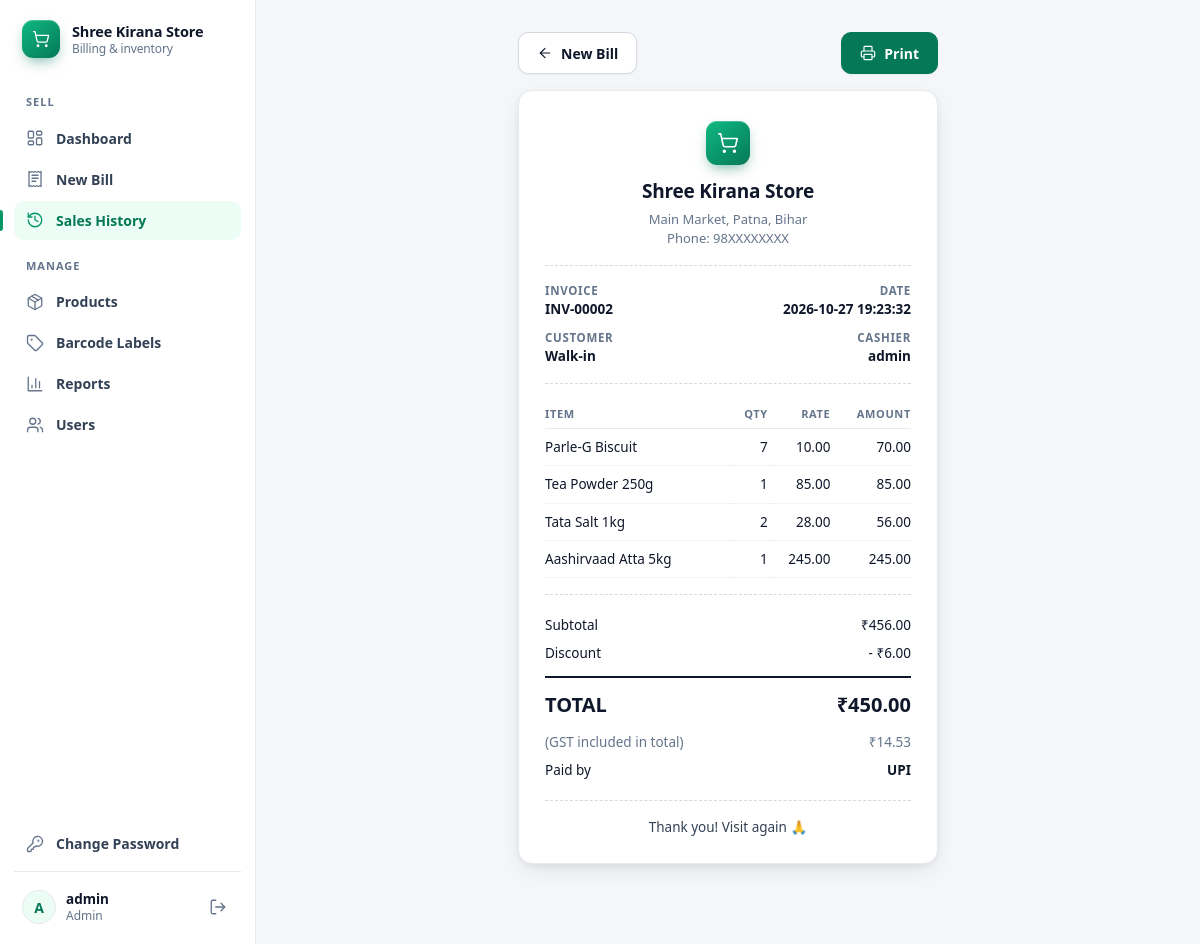
/invoice/2 (signed in), run on the app's committed database.
### tables this page shows
CREATE TABLE sales (
    id INTEGER PRIMARY KEY AUTOINCREMENT,
    invoice_no TEXT,
    created_at TEXT NOT NULL DEFAULT (datetime('now','localtime')),
    customer_name TEXT,
    payment_method TEXT NOT NULL DEFAULT 'Cash',
    subtotal REAL NOT NULL,
    discount REAL NOT NULL DEFAULT 0,
    tax REAL NOT NULL DEFAULT 0,
    total REAL NOT NULL,
    cashier_id INTEGER
);

CREATE TABLE users (
    id INTEGER PRIMARY KEY AUTOINCREMENT,
    username TEXT UNIQUE NOT NULL,
    password_hash TEXT NOT NULL,
    role TEXT NOT NULL DEFAULT 'cashier'      -- 'admin' or 'cashier'
);

CREATE TABLE sale_items (
    id INTEGER PRIMARY KEY AUTOINCREMENT,
    sale_id INTEGER NOT NULL REFERENCES sales(id),
    product_id INTEGER,
    name TEXT NOT NULL,
    qty REAL NOT NULL,
    price REAL NOT NULL,
    cost REAL NOT NULL DEFAULT 0,
    gst REAL NOT NULL DEFAULT 0
);

### app.py (the view)
@app.route("/invoice/<int:sale_id>")
@login_required
def invoice(sale_id):
    db = get_db()
    sale = db.execute("SELECT s.*, u.username cashier FROM sales s LEFT JOIN users u ON u.id=s.cashier_id "
                      "WHERE s.id=?", (sale_id,)).fetchone()
    if not sale:
        flash("Bill not found.", "error")
        return redirect(url_for("sales"))
    items = db.execute("SELECT * FROM sale_items WHERE sale_id=?", (sale_id,)).fetchall()
    return render_template("invoice.html", sale=sale, items=items)

### app.py (called while the page is built)
def login_required(view):
    @wraps(view)
    def wrapper(*args, **kwargs):
        if "user_id" not in session:
            if request.path.startswith("/api/"):
                return jsonify(error="Please login again"), 401
            return redirect(url_for("login"))
        return view(*args, **kwargs)
    return wrapper

@app.context_processor
def inject_globals():
    return dict(SHOP_NAME=SHOP_NAME, SHOP_ADDRESS=SHOP_ADDRESS,
                SHOP_PHONE=SHOP_PHONE, SHOP_GSTIN=SHOP_GSTIN)

### db.py (called while the page is built)
def get_db():
    if "db" not in g:
        g.db = sqlite3.connect(DB_PATH)
        g.db.row_factory = sqlite3.Row
    return g.db

### templates/invoice.html (shortened to what this page needs)
{% extends "base.html" %}
{% from "_icons.html" import icon %}
{% block content %}
<div class="no-print row-between invoice-bar">
  <a class="btn" href="{{ url_for('billing') }}">{{ icon('arrow-left', 16) }} New Bill</a>
  <button class="btn primary" onclick="window.print()">{{ icon('printer', 16) }} Print</button>
</div>
<div class="receipt card">
  <div class="receipt-head">
    <span class="brand-mark">{{ icon('cart', 22) }}</span>
    <h2>{{ SHOP_NAME }}</h2>
    <div>{{ SHOP_ADDRESS }}</div>
    <div>Phone: {{ SHOP_PHONE }}</div>
  </div>
  <hr>
  <div class="meta">
    <div><span>Invoice</span><b>{{ sale.invoice_no }}</b></div>
    <div><span>Date</span><b>{{ sale.created_at }}</b></div>
    <div><span>Customer</span><b>{{ sale.customer_name }}</b></div>
    <div><span>Cashier</span><b>{{ sale.cashier }}</b></div>
  </div>
  <hr>
  <table>
    <tr><th>Item</th><th class="r">Qty</th><th class="r">Rate</th><th class="r">Amount</th></tr>
    {% for i in items %}
    <tr><td>{{ i.name }}</td><td class="r">{{ '%g'|format(i.qty) }}</td><td class="r">{{ '%.2f'|format(i.price) }}</td><td class="r">{{ '%.2f'|format(i.qty * i.price) }}</td></tr>
    {% endfor %}
  </table>
  <hr>
  <div class="line"><span>Subtotal</span><span>₹{{ '%.2f'|format(sale.subtotal) }}</span></div>
  {% if sale.discount > 0 %}<div class="line"><span>Discount</span><span>- ₹{{ '%.2f'|format(sale.discount) }}</span></div>{% endif %}
  <div class="line total"><span>TOTAL</span><span>₹{{ '%.2f'|format(sale.total) }}</span></div>
  <div class="line muted"><span>(GST included in total)</span><span>₹{{ '%.2f'|format(sale.tax) }}</span></div>
  <div class="line"><span>Paid by</span><span><b>{{ sale.payment_method }}</b></span></div>
  <hr>
  <div class="thanks">Thank you! Visit again 🙏</div>
</div>
{% endblock %}

### data on the page
sales: invoice_no "INV-00002", created_at "2026-10-27 19:23:32", customer_name "Walk-in", subtotal "456.00", discount "6.00", total "450.00", tax "14.53", payment_method "UPI"
users: cashier "admin"
sale_items: name "Parle-G Biscuit", qty "7", price "10.00", i.qty*i.price "70.00"
sale_items: name "Tea Powder 250g", qty "1", price "85.00", i.qty*i.price "85.00"
sale_items: name "Tata Salt 1kg", qty "2", price "28.00", i.qty*i.price "56.00"
sale_items: name "Aashirvaad Atta 5kg", qty "1", price "245.00", i.qty*i.price "245.00"

### other printed values
{{ SHOP_NAME }} "Shree Kirana Store"
{{ (session.username or '?')[0]|upper }} "A"
{{ session.username }} "admin"
{{ session.role|capitalize }} "Admin"
{{ SHOP_ADDRESS }} "Main Market, Patna, Bihar"
{{ SHOP_PHONE }} "98XXXXXXXX"
